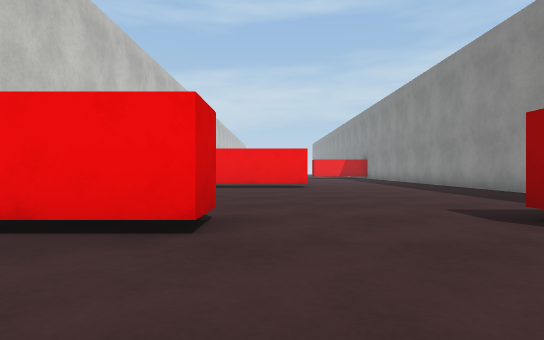
View 1 (above)

17 first-person views from a walk through a 3-D level made in the Unity game engine. The camera is 0.51 m above the floor, looks level and sees 75° across. The floor is counted in squares, 1 m on a side. Each view is taken from the middle of a square. On the plan, view 1 faces up. The plan holds only what a view shows up to about 9 squares ahead; the rest is blank. The place goes on beyond the plan. Some animated figures are left out. Surface patterns are stand-ins for the level's own textures.

View 2
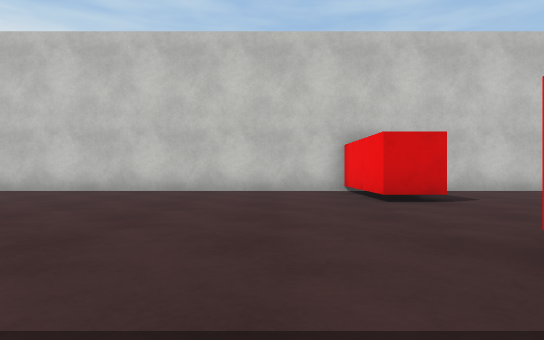

View 3
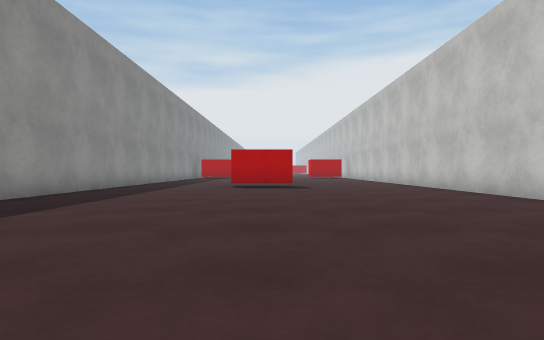

View 4
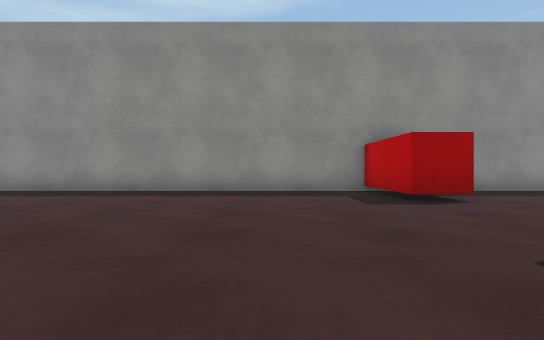

View 5
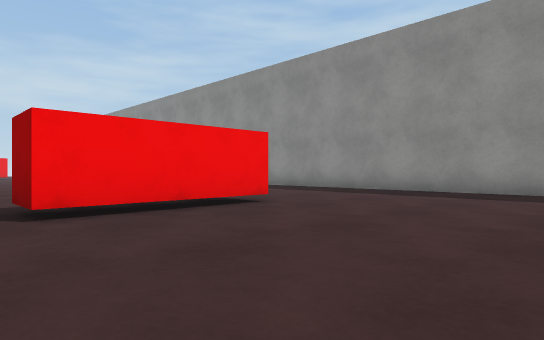

View 6
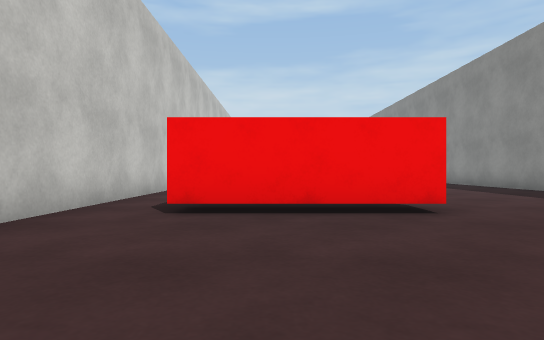

View 7
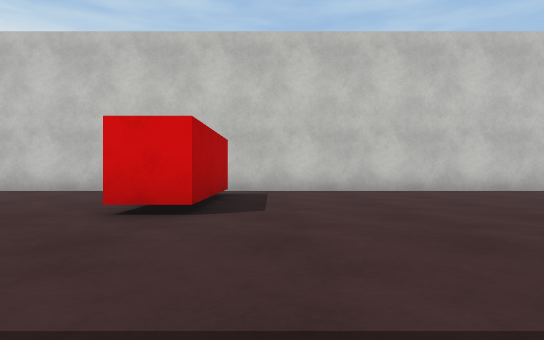

View 8
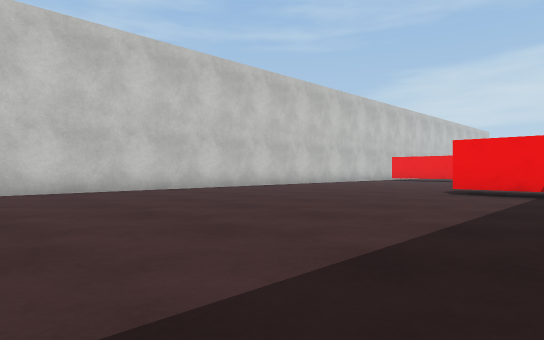

View 9
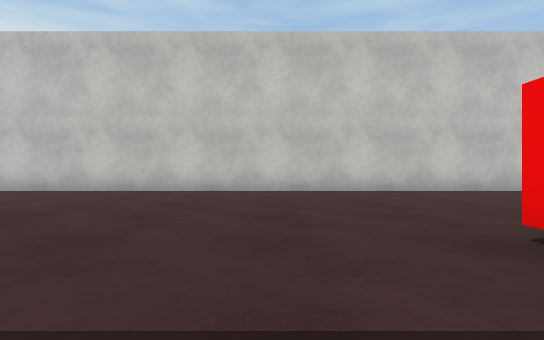

View 10
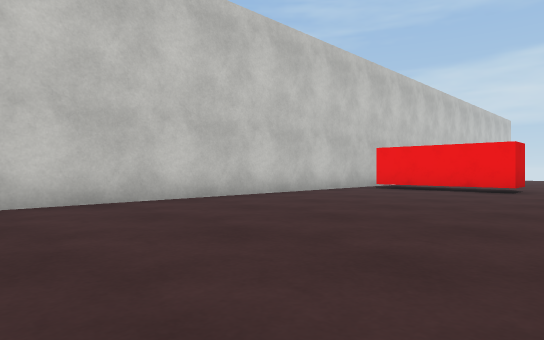

View 11
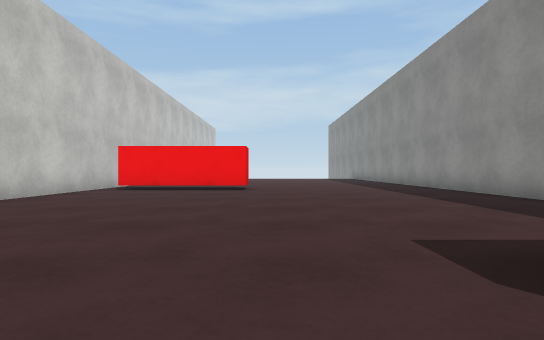

View 12
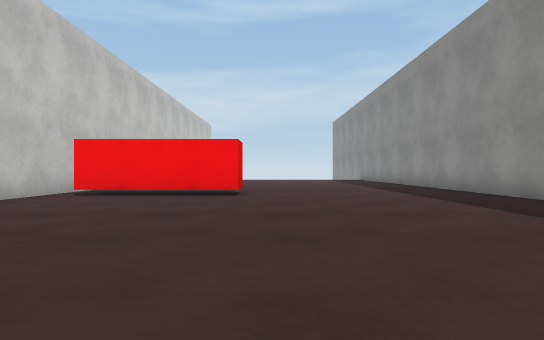

View 13
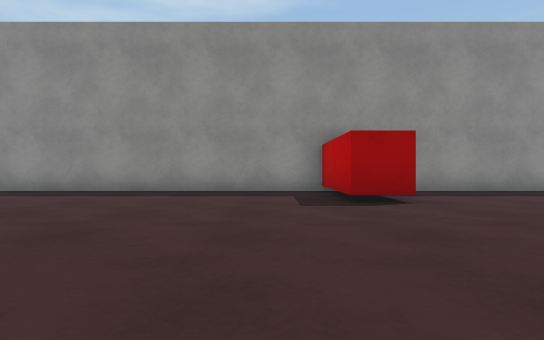

View 14
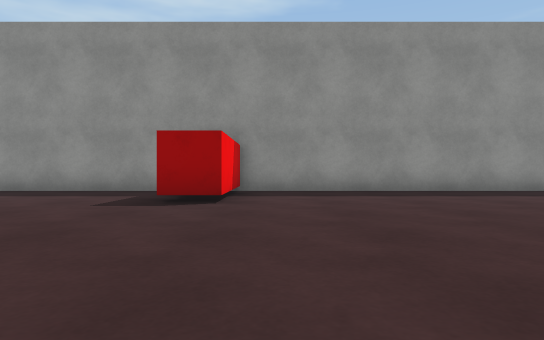

View 15
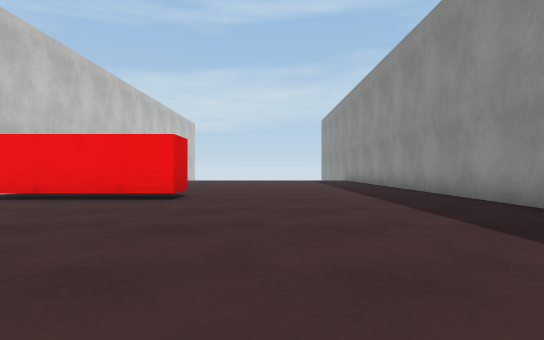

View 16
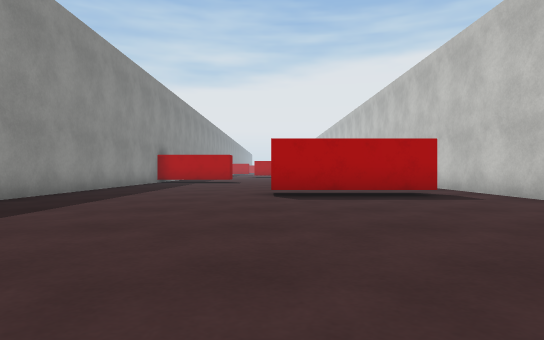

View 17
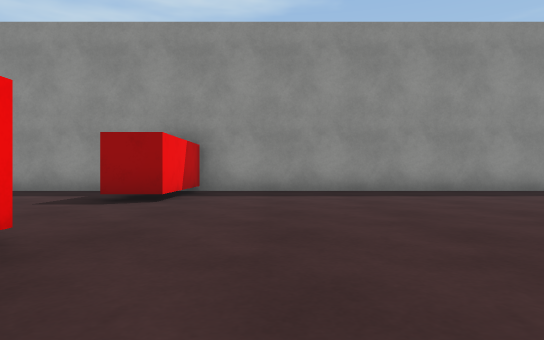

### Floor plan
Points are (right, up) in squares from view 1. A wall is a line through its corners. A room is listed if a view was taken in it or the views show most of it. See-through windows are left out.
Room 1 (views 1, 2, 17)
walls: (-0.6, 2.8) (-3.6, 2.8) (-3.6, -5.5); (5.6, -5.5) (5.6, 2.8) (2.7, 2.8)
ways out: opening at (1, 2.7) to room 2
Room 2 (views 3, 4, 5, 6, 7, 8, 9, 10, 11, 12, 13, 14, 15, 16)
walls: (1, 11.1) (1, 10.1) (-2.2, 10.1) (-2.2, 11.1) (1, 11.1); (0.3, 30) (0.3, 29) (-3, 29); (-0.6, 3.9) (-0.6, 2.8); (-3.6, 30.2) (-3.6, 5.2); (2.7, 2.8) (2.7, 3.8) (5.6, 3.8); (5.6, 3.4) (5.6, 20.8) (2.5, 20.8) (2.5, 21.8) (5.6, 21.8) (5.6, 31.5)
ways out: opening at (1, 2.7) to room 1

Where each view was taken, in squares from view 1:
view 1: 0 up, 0 right, facing up
view 2: 1 up, 5 right, facing left
view 3: 4 up, 1 right, facing down
view 4: 6 up, 3 left, facing right
view 5: 6 up, 3 left, facing up-right
view 6: 6 up, 1 left, facing up
view 7: 12 up, 5 right, facing left
view 8: 13 up, 5 right, facing up-left
view 9: 19 up, 5 right, facing left
view 10: 20 up, 2 right, facing up-left
view 11: 20 up, 1 right, facing up
view 12: 22 up, 1 right, facing up
view 13: 23 up, 3 left, facing right
view 14: 20 up, 3 left, facing right
view 15: 23 up, 2 right, facing up
view 16: 18 up, 1 right, facing down
view 17: 1 up, 3 left, facing right
